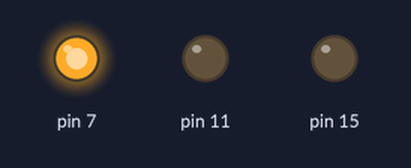
Simulated run of this program. Board: Raspberry Pi (header pin numbers). Shown: output pins drawn as LEDs (lit = HIGH). At 80.0 s the program stops and its outputs stay as they are.

Above: at 1.5 s.
At 3.5 s:
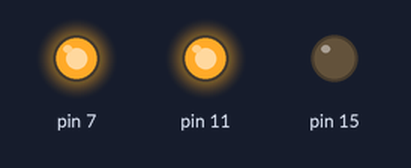
At 5.5 s:
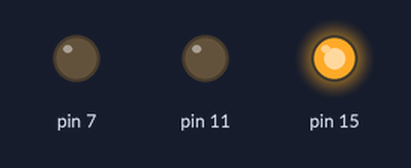
At 7.5 s:
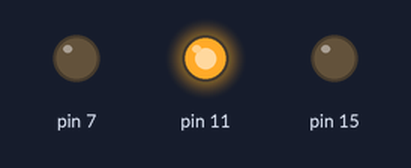
Timing chart, 0 to 10.4 s (numbered marks = the images above):
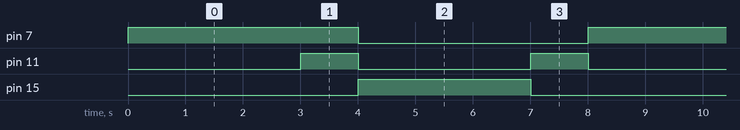

The program:

semafor.py
```python
import RPi.GPIO as GPIO
import time
GPIO.setmode(GPIO.BOARD)
GPIO.setup(7,GPIO.OUT)
GPIO.setup(11,GPIO.OUT)
GPIO.setup(15,GPIO.OUT)
for x in range (0,10):
    GPIO.output(7,True)
    time.sleep(3)
    GPIO.output(11,True)
    time.sleep(1)
    GPIO.output(7,False)
    GPIO.output(11,False)
    GPIO.output(15,True)
    time.sleep(3)
    GPIO.output(15,False)
    GPIO.output(11,True)
    time.sleep(1)
    GPIO.output(11,False)
GPIO.cleanup()
```

Measured:
- by itself, pin 7: alternates HIGH for 4.0 s and LOW for 4.0 s
- by itself, pin 11: alternates HIGH for 1.0 s and LOW for 3.0 s
- by itself, pin 15: alternates HIGH for 3.0 s and LOW for 5.0 s
